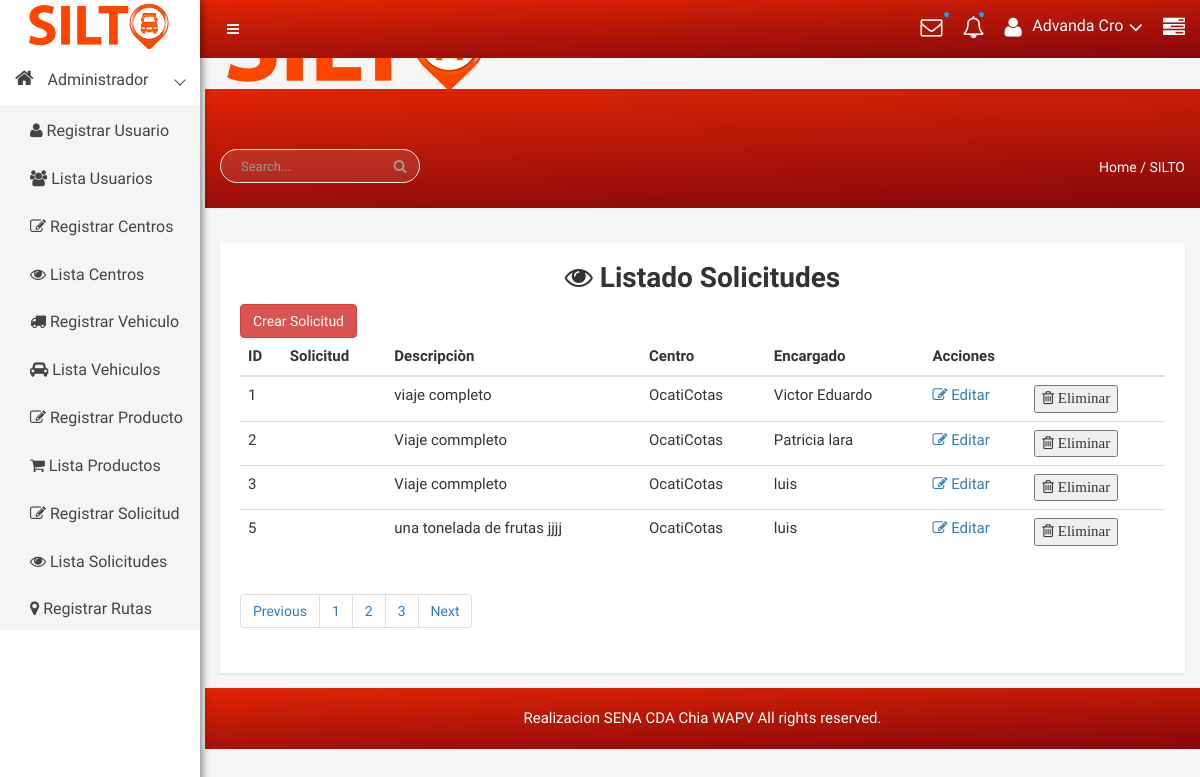
Before: /solicitud (signed in) with the older database file.
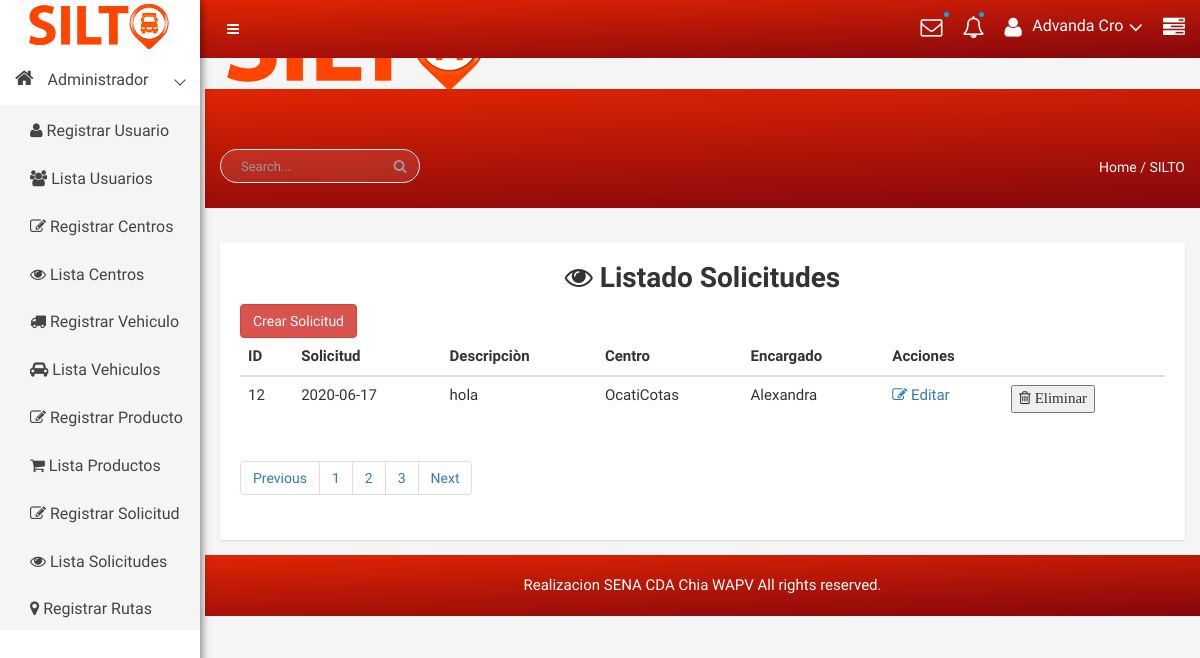
After: the same page with the newer database file.
### tables this page shows
CREATE TABLE `solicitud` (
  `id_solicitud` int(11) NOT NULL COMMENT 'Id de la solicitud para la ruta.',
  `fecha_solicitud` date NOT NULL COMMENT 'Fecha de la solicitudde ruta.',
  `descripcion` text NOT NULL COMMENT 'Descripcion de la ruta solicitada.',
  `id_centro` int(11) NOT NULL,
  `identificacion` bigint(20) NOT NULL COMMENT 'Nombre del encargado de centro.'
);

CREATE TABLE `centro` (
  `id_centro` int(11) NOT NULL COMMENT 'Id de centro',
  `nombre` varchar(25) NOT NULL COMMENT 'Nombre  de centro',
  `email` varchar(50) NOT NULL COMMENT 'Email centro',
  `telefono` bigint(20) NOT NULL COMMENT 'Numero cel centro',
  `whatsapp` varchar(2) DEFAULT NULL COMMENT 'Whatsapp de centro',
  `departamento` varchar(25) NOT NULL COMMENT 'Departamento de centro',
  `ciudad` varchar(25) NOT NULL COMMENT 'Ciudad de centro',
  `lugar` varchar(25) NOT NULL COMMENT 'Lugar de centro o bodega',
  `identificacion` bigint(20) NOT NULL
);

CREATE TABLE `usuario` (
  `identificacion` bigint(20) NOT NULL COMMENT 'Identificacion de user',
  `nombre` varchar(25) NOT NULL COMMENT 'Nombre de user',
  `apellido` varchar(25) NOT NULL COMMENT 'Apellido  de user',
  `email` varchar(50) NOT NULL COMMENT 'Email de user',
  `telefono` int(20) NOT NULL COMMENT 'Numero de celular',
  `whatsapp` varchar(2) NOT NULL COMMENT 'Whatsapp',
  `cargo` varchar(15) NOT NULL COMMENT 'Rol de user',
  `estado` text NOT NULL COMMENT 'Estado del User',
  `fecha_ingreso` datetime NOT NULL DEFAULT CURRENT_TIMESTAMP COMMENT 'Fecha de ingreso user',
  `foto` varchar(300) NOT NULL,
  `pass` varchar(255) NOT NULL COMMENT 'password',
  `id` int(2) NOT NULL
);

### libs/view.php (called while the page is built, shortened)
<?php
class View{
    function render($nombre){
        require 'views/' . $nombre . '.php';
    }
}
?>

### controllers/solicitud.php (called while the page is built, shortened)
<?php
    class Solicitud extends Controller{
        function __construct(){
            $this->view->mensaje="";
        }
        function render(){
            $solicitudes = $this->view->datos = $this->model->read();
            $this->view->solicitudes = $solicitudes;
            $this->view->render('admin/listasolicitud');
        }
    }
?>

### index.php (called while the page is built, shortened)
<?php
    require 'libs/database.php';
    require 'libs/view.php';
    $app = new App();
?>

### models/solicitudmodel.php (called while the page is built, shortened)
<?php
    include_once('models/solicitud.php');
    class SolicitudModel extends Model{
        public function read(){
            $items = [];
            try{
                $query = $this->db->connect()->query('SELECT sol.id_solicitud, sol.fecha_solicitud, sol.descripcion,
                cent.nombre as nombreCentro, usu.nombre as nombreUsuario
                FROM solicitud as sol
                INNER JOIN centro as cent on cent.id_centro=cent.id_centro
                INNER JOIN usuario as usu on usu.identificacion=sol.identificacion
                ');
                while($row = $query->fetch()){
                    $item = new SolicitudDAO();
                    $item->id_solicitud     = $row['id_solicitud'];
                    $item->fecha_solicitud  = $row['fecha_solicitud'];
                    $item->descripcion      = $row['descripcion'];
                    $item->id_centro        = $row['nombreCentro'];
                    $item->identificacion   = $row['nombreUsuario'];
                    array_push($items, $item);
                }
                return $items;
            }catch(PDOException $e){
            if(constant("DEBUG")){
                echo $e->getMessage();
            }
                return [];
            }
        }
    }
?>

### libs/database.php (called while the page is built)
<?php
class Database{
    private $host;
    private $db;
    private $user;
    private $password;
    private $charset;
    public function __construct(){
        $this->host     = constant('HOST');
        $this->db       = constant('DB');
        $this->user     = constant('USER');
        $this->password = constant('PASSWORD');
        $this->charset  = constant('CHARSET');
    }
    function connect(){
        try{
            $connection = "mysql:host=" . $this->host . ";dbname=" . $this->db . ";charset=" . $this->charset;
            $options = [
                PDO::ATTR_ERRMODE            => PDO::ERRMODE_EXCEPTION,
                PDO::ATTR_EMULATE_PREPARES   => false,
            ];
            $pdo = new PDO($connection, $this->user, $this->password, $options);
            return $pdo;
        }catch(PDOException $e){
            print_r('Error connection: ' . $e->getMessage());
        }
    }
}
?>

### views/admin/listasolicitud.php (the view, shortened to what the changed rows need)
<!DOCTYPE html>
<html lang="es">
<head>
<?php require 'views/head.php'; ?>
</head>
<body>
    <?php require 'views/header.php'; ?>
    <div class="product-status mg-tb-15">
            <div class="container-fluid">
                <div class="row">
                    <div class="col-lg-12 col-md-12 col-sm-12 col-xs-12">
                        <div class="product-status-wrap">
                            <div id="main">
                                <h1 class="text-center"><i class="fa fa-eye" aria-hidden="true"></i> Listado Solicitudes</h1>
                                <button type="button" class="btn btn-danger" onClick='window.location.assign("<?php echo constant('URL'); ?>solicitud/crear")'>Crear Solicitud</button><br>
                                <table id="tabla" class="table table-hover">
                                    <thead class="thead-dark">
                                        <tr>
                                            <th  scope="col">ID</th>
                                            <th  scope="col">Solicitud</th>
                                            <th  scope="col">Descripciòn</th>
                                            <th  scope="col">Centro</th>
                                            <th  scope="col">Encargado</th>
                                            <th  scope="col" colspan="2">Acciones</th>
                                        </tr>
                                    </thead>
                                    <tbody id="tbody-data">
                                <?php
                                    include_once 'models/solicitud.php';
                                    if(count($this->solicitudes)>0){
                                        foreach ($this->solicitudes as $row) {
                                            $solicitud = $row;
                                ?>
                                            <tr id="fila-<?php echo $solicitud->id_solicitud; ?>">
                                                <td><?php echo $solicitud->id_solicitud; ?></td>
                                                <td><?php echo $solicitud->fecha_solicitud; ?></td>
                                                <td><?php echo $solicitud->descripcion; ?>
                                                <td><?php echo $solicitud->id_centro; ?>
                                                <td><?php echo $solicitud->identificacion; ?>
                                                <td><a href="<?php echo constant('URL') . 'solicitud/leer/' . $solicitud->id_solicitud; ?>"><i class="fa fa-pencil-square-o" aria-hidden="true"></i> Editar</a></td>
                                                <td><button class="bEliminar" data-controlador="solicitud" data-accion="eliminar" data-id="<?php echo $solicitud->id_solicitud; ?>"><i class="fa fa-trash-o" aria-hidden="true"> Eliminar</button></td>
                                            </tr>
                                <?php
                                        }
                                    }else{
                                ?>
                                    <tr><td colspan="6" class="text-center">NO HAY SOLICITUDES DISPONIBLES</td></tr>
                                <?php
                                    }
                                ?>
                                    </tbody>
                                </table>
                            </div>
                        </div>
                    </div>
                </div>
            </div>
        </div>
    <?php require 'views/footer.php'; ?>
</body>
</html>

Changed rows visible on the page:
removed solicitud: id_solicitud "1", descripcion "viaje completo", id_centro.nombre "OcatiCotas", identificacion.nombre "Victor Eduardo"
removed solicitud: id_solicitud "2", descripcion "Viaje commpleto", centro.nombre "OcatiCotas", identificacion.nombre "Patricia lara"
removed solicitud: id_solicitud "3", descripcion "Viaje commpleto", id_centro.nombre "OcatiCotas", identificacion.nombre "luis"
removed solicitud: id_solicitud "5", descripcion "una tonelada de frutas jjjj", id_centro.nombre "OcatiCotas", identificacion.nombre "luis"
added solicitud: id_solicitud "12", fecha_solicitud "2020-06-17", descripcion "hola", id_centro.nombre "OcatiCotas", identificacion.nombre "Alexandra"
